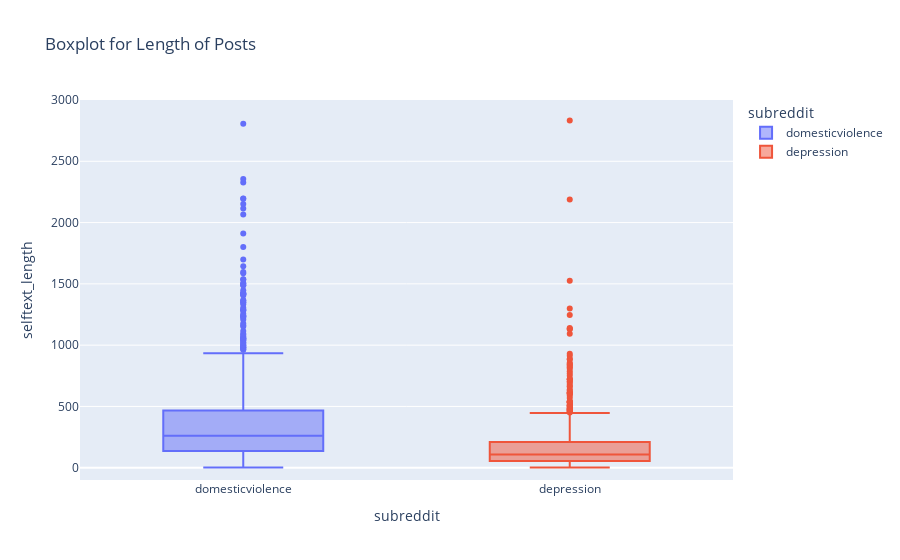

The code cell stored with this chart in its notebook:
### Markdown cell above
## Length of Posts<a id='length'></a>

### Code cell
# Plot boxplots for selftext_length 
# Limiting y to 3000 to have a better look at the distribution)

fig = px.box(combined_data,
             x = 'subreddit',
             y = 'selftext_length',
             color = 'subreddit',
             range_y = [-100, 3000],
             title = 'Boxplot for Length of Posts')
fig.show()

### Figure 1 — Plotly figure (JSON) as saved in the notebook; plotly's stock layout.template omitted (floating-point values rounded to 4 significant figures; data arrays with more than 128 entries replaced by an {"elided": "..."} marker saying what was removed)
{"data": [{"alignmentgroup": "True", "hovertemplate": "subreddit=%{x}<br>selftext_length=%{y}<extra></extra>", "legendgroup": "domesticviolence", "marker": {"color": "#636efa"}, "name": "domesticviolence", "notched": false, "offsetgroup": "domesticviolence", "orientation": "v", "showlegend": true, "type": "box", "x": {"elided": "997 str values"}, "x0": " ", "xaxis": "x", "y": {"elided": "997 int values"}, "y0": " ", "yaxis": "y"}, {"alignmentgroup": "True", "hovertemplate": "subreddit=%{x}<br>selftext_length=%{y}<extra></extra>", "legendgroup": "depression", "marker": {"color": "#EF553B"}, "name": "depression", "notched": false, "offsetgroup": "depression", "orientation": "v", "showlegend": true, "type": "box", "x": {"elided": "953 str values"}, "x0": " ", "xaxis": "x", "y": {"elided": "953 int values"}, "y0": " ", "yaxis": "y"}], "layout": {"boxmode": "overlay", "legend": {"title": {"text": "subreddit"}, "tracegroupgap": 0}, "title": {"text": "Boxplot for Length of Posts"}, "xaxis": {"anchor": "y", "categoryarray": ["domesticviolence", "depression"], "categoryorder": "array", "domain": [0, 1], "title": {"text": "subreddit"}}, "yaxis": {"anchor": "x", "domain": [0, 1], "range": [-100, 3000], "title": {"text": "selftext_length"}}}}
